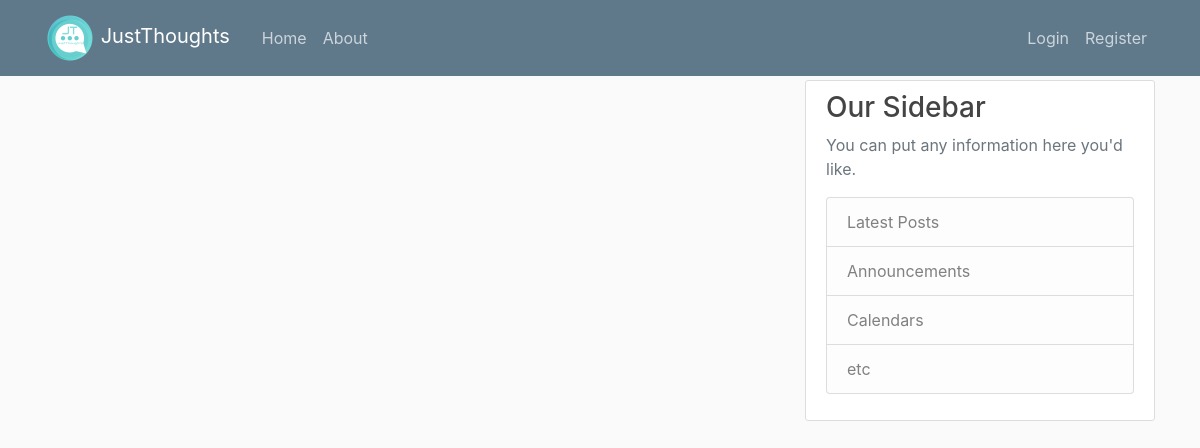
Before: / with the older database file.
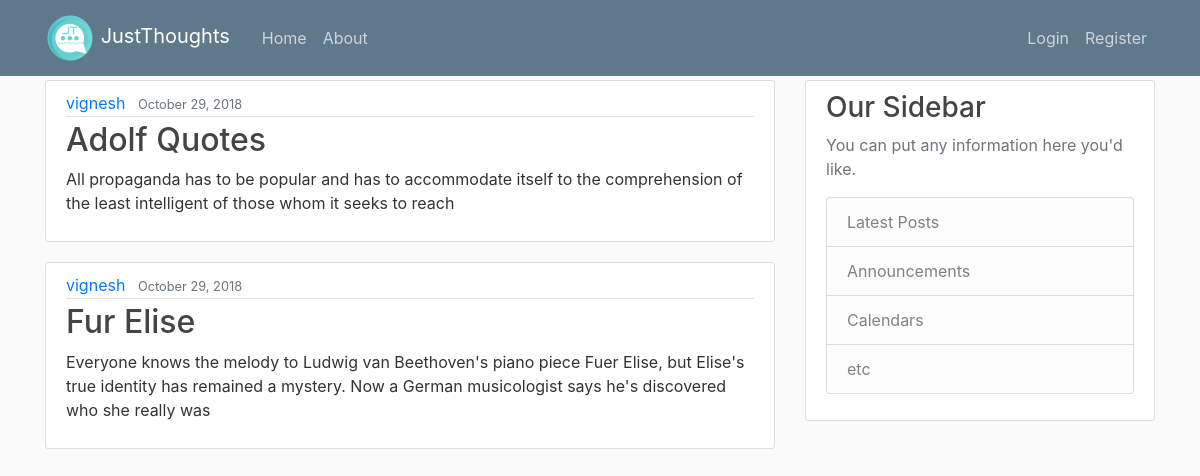
After: the same page with the newer database file.
### blog/models.py (models this page shows, shortened)
class Post(models.Model):
    title = models.CharField(max_length=120)
    content = models.TextField()
    date_posted = models.DateTimeField(default=timezone.now)
    author = models.ForeignKey(User,on_delete=models.CASCADE)

### blog/views.py (the view)
# urls.py: path('',views.home,name='blog-home'),
def home(request):
    args = {"posts":posts}
    return render(request,'blog/home.html',args)

### blog/templates/blog/home.html
{% extends 'blog/base.html' %}
{% block content %}
{% for post in posts %}
<article class="media content-section">
  <div class="media-body">
    <div class="article-metadata">
      <a class="mr-2" href="#">{{ post.author }}</a>
      <small class="text-muted">{{ post.date_posted|date:"F d, Y" }}</small>
    </div>
    <h2><a class="article-title" href="#">{{ post.title }}</a></h2>
    <p class="article-content">{{ post.content }}</p>
  </div>
</article>
{% endfor %}
{% endblock %}

### blog/templates/blog/base.html (shortened to what this page needs)
{% load static %}
<!DOCTYPE html>
<html lang="en">
<head>
    <link rel="stylesheet" href="https://maxcdn.bootstrapcdn.com/bootstrap/4.0.0/css/bootstrap.min.css"
>
    <link rel="stylesheet" type="text/css" href="{% static 'blog/main.css' %}">
</head>
<body>
<header class="site-header">
  <nav class="navbar navbar-expand-md navbar-dark bg-steel fixed-top">
    <div class="container">
     <a class="navbar-brand mr-4" href="{% url 'blog-home' %}">
      <img src="{% static 'blog/just_thoughts_logo.png' %}" class="responsive-img" style='max-height:50px;' alt="JT-logo">
      JustThoughts</a>
      <div class="collapse navbar-collapse" id="navbarToggle">
        <div class="navbar-nav mr-auto">
          <a class="nav-item nav-link" href="{% url 'blog-home' %}">Home</a>
          <a class="nav-item nav-link" href="{% url 'blog-about' %}">About</a>
        </div>
        <div class="navbar-nav">
          <a class="nav-item nav-link" href="#">Login</a>
          <a class="nav-item nav-link" href="#">Register</a>
        </div>
      </div>
    </div>
  </nav>
</header>
<main role="main" class="container">
  <div class="row">
    <div class="col-md-8">
      {% block content %}{% endblock %}
    </div>
    <div class="col-md-4">
      <div class="content-section">
        <h3>Our Sidebar</h3>
        <p class='text-muted'>You can put any information here you'd like.
          <ul class="list-group">
            <li class="list-group-item list-group-item-light">Latest Posts</li>
            <li class="list-group-item list-group-item-light">Announcements</li>
            <li class="list-group-item list-group-item-light">Calendars</li>
            <li class="list-group-item list-group-item-light">etc</li>
          </ul>
        </p>
      </div>
    </div>
  </div>
</main>
</body>
</html>

### blog/static/blog/main.css (style rules this page uses)
body { background: #fafafa; color: #333333; margin-top: 5rem; }
h1, h2, h3, h4, h5, h6 { color: #444444; }
ul { margin: 0; }
.bg-steel { background-color: #5f788a; }
.site-header .navbar-nav .nav-link { color: #cbd5db; }
.content-section { background: #ffffff; padding: 10px 20px; border: 1px solid #dddddd; border-radius: 3px; margin-bottom: 20px; }
.article-title { color: #444444; }
.article-content { white-space: pre-line; }
.article-metadata { padding-bottom: 1px; margin-bottom: 4px; border-bottom: 1px solid #e3e3e3 }

Changed rows visible on the page:
added Post: author "vignesh", date_posted "October 29, 2018", title "Adolf Quotes", content "All propaganda has to be popular and has to accommodate itself to the comprehension of the least intelligent of those whom it seeks to reach"
added Post: author "vignesh", date_posted "October 29, 2018", title "Fur Elise", content "Everyone knows the melody to Ludwig van Beethoven's piano piece Fuer Elise, but Elise's true identity has remained a mystery. Now a German musicologist says he's discovered who she really was"
